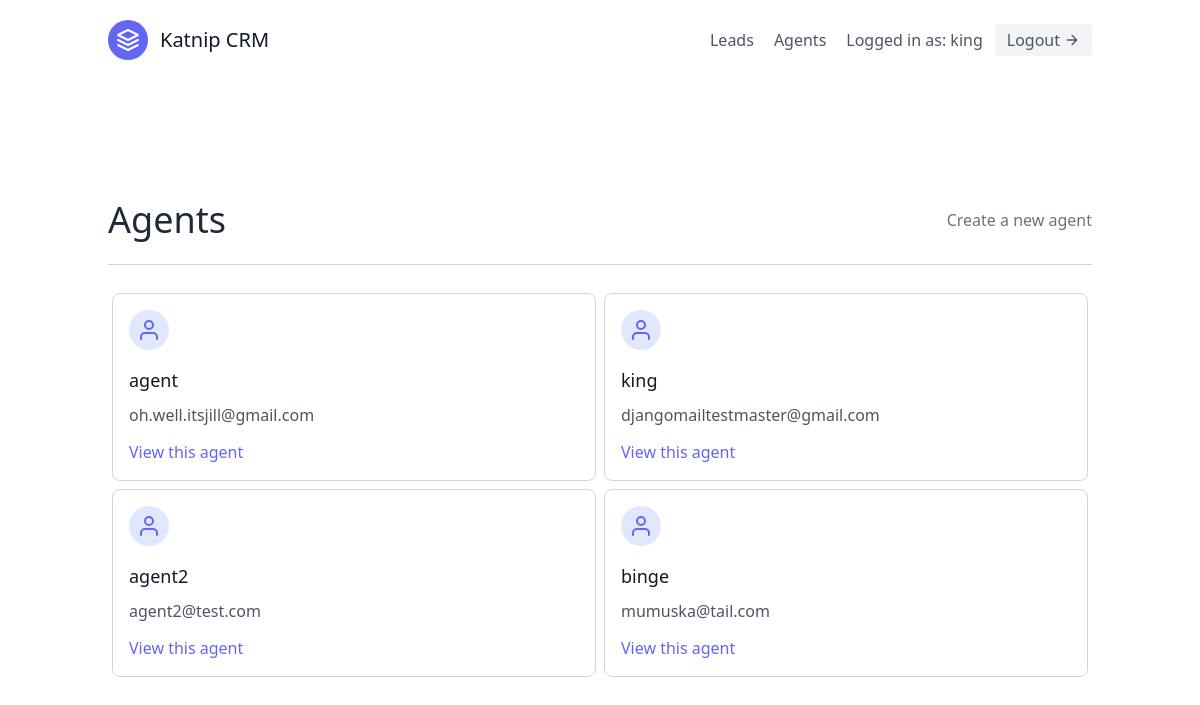
Screenshot of /agents/ (signed in) with the database file from the repository.
### leads/models.py (models this page shows, shortened)
class User(AbstractUser):
    is_organiser = models.BooleanField(default=True)
    is_agent = models.BooleanField(default=False)

class Agent(models.Model):
    user = models.OneToOneField(User, on_delete=models.CASCADE)
    organisation = models.ForeignKey(
        UserProfile, on_delete=models.CASCADE
    )

### agents/views.py (the view)
# urls.py: path('', AgentListView.as_view(), name='agent-list'),
class AgentListView(OrganiserAndLoginRequiredMixin, generic.ListView):
    template_name = "agents/agent_list.html"
    def get_queryset(self):
        organisation = self.request.user.userprofile
        return Agent.objects.filter(organisation=organisation)

### agents/mixins.py (called while the page is built)
    def dispatch(self, request, *args, **kwargs):
        if not request.user.is_authenticated or not request.user.is_organiser:
            return redirect('login')
        return super().dispatch(request, *args, **kwargs)

### agents/templates/agents/agent_list.html (shortened to what this page needs)
{% extends 'base.html' %}
{% block content %}
<section class="text-gray-600 body-font">
  <div class="container px-5 py-24 mx-auto flex flex-wrap">
    <div class="w-full mb-6 py-6 flex justify-between items-center border-b border-gray-300">
      <div>
        <h1 class="text-4xl text-gray-800">Agents</h1>
      </div>
      <div>
        <a class="text-gray-500 hover:text-blue-500" href="{% url 'agents:agent-create' %}">Create a new agent</a>
      </div>
    </div>
    <div class="flex flex-wrap mx-auto w-full">
        {% for agent in object_list %}
        <div class="xl:w-1/3 md:w-1/2">
            <div class="border border-gray-300 p-4 m-1 rounded-lg">
                <div class="w-10 h-10 inline-flex items-center justify-center rounded-full bg-indigo-100 text-indigo-500 mb-4">
                    <svg fill="none" stroke="currentColor" stroke-linecap="round" stroke-linejoin="round" stroke-width="2" class="w-6 h-6" viewBox="0 0 24 24">
                        <path d="M20 21v-2a4 4 0 00-4-4H8a4 4 0 00-4 4v2"></path>
                        <circle cx="12" cy="7" r="4"></circle>
                    </svg>
                </div>
                <h2 class="text-lg text-gray-900 font-medium title-font mb-2">{{ agent.user.username }}</h2>
                <p class="leading-relaxed text-base break-words">{{ agent.user.email }}</p>
                <a href="{% url 'agents:agent-detail' agent.pk %}" class="mt-3 text-indigo-500 inline-flex items-center">
                View this agent
                </a>
            </div>
        </div>
        {%endfor %}
    </div>
  </div>
</section>
{% endblock content %}

### templates/navbar.html (shortened to what this page needs)
<header class="text-gray-600 body-font">
  <div class="container mx-auto flex flex-wrap p-5 flex-col md:flex-row items-center">
    <a href="{% url 'landing_page' %}" class="flex title-font font-medium items-center text-gray-900 mb-4 md:mb-0">
      <svg xmlns="http://www.w3.org/2000/svg" fill="none" stroke="currentColor" stroke-linecap="round"
        stroke-linejoin="round" stroke-width="2" class="w-10 h-10 text-white p-2 bg-indigo-500 rounded-full"
        viewBox="0 0 24 24">
        <path d="M12 2L2 7l10 5 10-5-10-5zM2 17l10 5 10-5M2 12l10 5 10-5"></path>
      </svg>
      <span class="ml-3 text-xl">Katnip CRM</span>
    </a>
    <nav class="md:ml-auto flex flex-wrap items-center text-base justify-center">
      {% if not request.user.is_authenticated %}
        <a href="{% url 'signup' %}" class="mr-5 hover:text-gray-900">Sign Up</a>
      {% else %}
      <a href="{% url 'leads:lead-list' %}" class="mr-5 hover:text-gray-900">Leads</a>
        {% if request.user.is_organiser %}
        <a href="{% url 'agents:agent-list' %}" class="mr-5 hover:text-gray-900">Agents</a>
        {% endif %}
      {% endif %}
    </nav>
    {% if request.user.is_authenticated %}
      Logged in as:  {{ request.user.username }}
      <a href="{% url 'logout' %}"
        class="ml-3 inline-flex items-center bg-gray-100 border-0 py-1 px-3 focus:outline-none hover:bg-gray-200 rounded text-base mt-4 md:mt-0">Logout
        <svg fill="none" stroke="currentColor" stroke-linecap="round" stroke-linejoin="round" stroke-width="2"
          class="w-4 h-4 ml-1" viewBox="0 0 24 24">
          <path d="M5 12h14M12 5l7 7-7 7"></path>
        </svg>
      </a>
    {% endif %}
  </div>
</header>

### rows the page displays
User: user.username "king"
Agent: user.username "agent", user.email "oh.well.itsjill@gmail.com"
Agent: user.username "king", user.email "djangomailtestmaster@gmail.com"
Agent: user.username "agent2", user.email "agent2@test.com"
Agent: user.username "binge", user.email "mumuska@tail.com"
